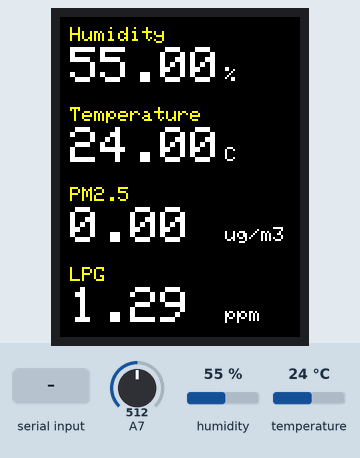
Bench run of a sketch on a simulated Arduino Mega 2560, built with avr-gcc and run on an emulated ATmega2560. On the bench: 240×320 colour display. Inputs (shaded band) come from the test bench; at power-on: humidity 55 %, A7 = 512, temperature 24 °C. The modem accepts every AT command (registered, SIM ready, sends succeed) and sends nothing else; what the sketch prints to the serial monitor is not drawn.

Above: at 1.4 s.
1.5 s: humidity set to 68 %
At 3.5 s:
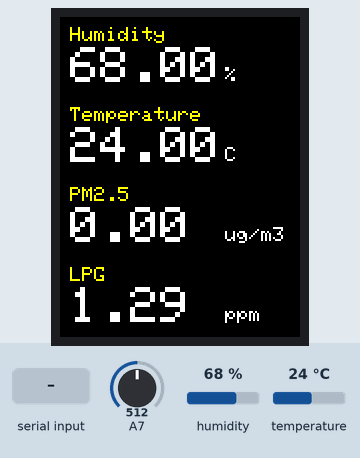
3.8 s: A7 set to 0
At 4.6 s:
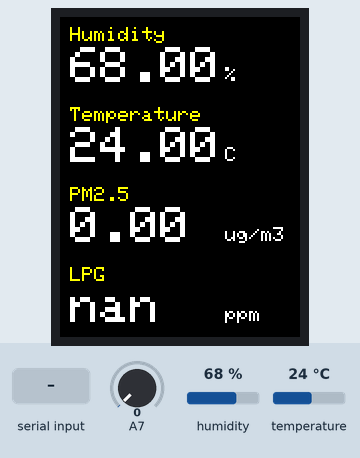
5.3 s: temperature set to 7 °C
At 7.3 s:
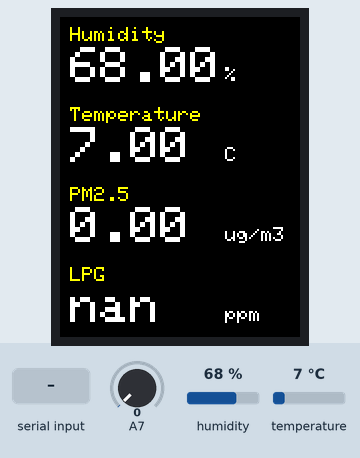
7.9 s: A7 set to 18
At 8.4 s:
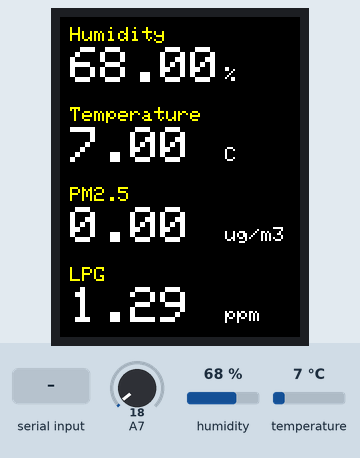
9.4 s: humidity set to 22 %
At 11.6 s:
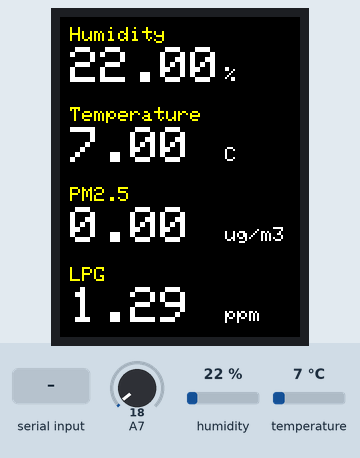
12.0 s: "1\n" received over the second serial link
Timing chart, 0 to 15.0 s (numbered marks = the images above; inputs shaded):
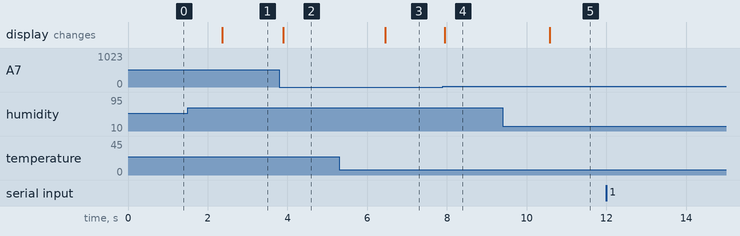

The sketch:

AirBox.ino
```cpp
#include <stdio.h>
#include <math.h>
#include <SoftwareSerial.h>
#include <AltSoftSerial.h>

// TFT
#include "SPI.h"
#include "Adafruit_GFX.h"
#include "Adafruit_ILI9341.h"

// DHT22
#include "DHT.h"

// TFT
#define TFT_RST 2
#define TFT_DC 3
#define TFT_CS 4
#define TFT_MOSI 6
#define TFT_MISO 7
#define TFT_CLK 8

// DHT22
#define DHTTYPE DHT22
#define DHTPIN 16

// G3
#define G3_RX 14
#define G3_TX 15

// MQ9
#define MQ9PIN 23

// TFT
Adafruit_ILI9341 tft = Adafruit_ILI9341(TFT_CS, TFT_DC, TFT_MOSI, TFT_CLK, TFT_RST, TFT_MISO);

// DHT22
DHT dht(DHTPIN, DHTTYPE);
float humidity;
float temperature;

// G3
SoftwareSerial G3(G3_RX, G3_TX);
long pmcf10;
long pmcf25;
long pmcf100;
long pmat10;
long pmat25;
long pmat100;

// MQ9
float sensorValue;
float sensorVolt;
float RS;
float R0;
float ratio;
float ppm;

// serial communication
// first byte:
//   0x00 -> humidity
//   0x01 -> temperature
//   0x02 -> pmat25
//   0x03 -> ppm
// the rest 4 bytes:
//   actual value * 100
byte packet[5];

// Speech
// Note: When multiple SoftwareSerial exists, only one can communicate at a time.
//       The Speech module will always blocking and will not work with G3 sensor.
//       We have to use AltSoftSerial.
//       AltSoftSerial uses RX: 13 TX: 5 in 7688 like Arduino Leonardo and Yun.
AltSoftSerial Speech;

const char *voiceBuffer[] = {
    "Turn on the light",
    "Turn off the light",
    "Play music",
    "Pause",
    "Next",
    "Previous",
    "Up",
    "Down",
    "Turn on the TV",
    "Turn off the TV",
    "Increase temperature",
    "Decrease temperature",
    "What's the time",
    "Open the door",
    "Close the door",
    "Left",
    "Right",
    "Stop",
    "Start",
    "Mode 1",
    "Mode 2",
    "Go",
};
char cmd;

void setup() {
  tft.begin();
  dht.begin();
  G3.begin(9600);

  // Speech
  Speech.begin(9600);
  Speech.listen();
  Serial.println("speech on");

  // Debug Serial
  Serial.begin(9600);

  // to MPU
  Serial1.begin(57600);

  // Initial TFT Screen
  tft.fillScreen(ILI9341_BLACK);
}

void loop() {

  // Read humidity
  humidity = dht.readHumidity();
  if (!isnan(humidity)) {
    showText(10, 10, "Humidity", humidity, "%");
    sendValue(0x00, humidity);
  }

  // Read temperature as Celsius
  temperature = dht.readTemperature();
  if (!isnan(temperature)) {
    showText(10, 90, "Temperature", temperature, "C");
    sendValue(0x01, temperature);
  }

  // Read G3 PM2.5
  pmcf10 = 0;
  pmcf25 = 0;
  pmcf100 = 0;
  pmat10 = 0;
  pmat25 = 0;
  pmat100 = 0;
  readG3(pmcf10, pmcf25, pmcf100, pmat10, pmat25, pmat100);
  showText(10, 170, "PM2.5", pmat25, "ug/m3");
  sendValue(0x02, pmat25);

  // Read MQ9
  sensorValue = analogRead(MQ9PIN);
  sensorVolt = sensorValue / 1024 * 5.0;
  RS = (5.0 - sensorVolt) / sensorVolt;
  R0 = RS / 9.9;
  ratio = RS / R0;
  ppm = pow(10, (log10(ratio) * -2.6) + 2.7);
  showText(10, 250, "LPG", ppm, "ppm");
  sendValue(0x03, ppm);

  // Speech
  if (Speech.available()) {
    cmd = Speech.read();
    Serial.println("*********************************");
    Serial.println(voiceBuffer[cmd - 1]);
    Serial.println("*********************************");
    sendValue(0x04, cmd);
  }

  //delay(5000);
}

void showText(int x, int y, char* caption, float value, char* unit) {
  tft.setCursor(x, y);
  tft.setTextColor(ILI9341_YELLOW);
  tft.setTextSize(2);
  tft.println(caption);
  Serial.print(caption);
  Serial.print(": ");

  tft.setCursor(x, y + 20);
  tft.fillRect(x, y + 20, 145, 35, ILI9341_BLACK);
  tft.setTextColor(ILI9341_WHITE);
  tft.setTextSize(5);
  tft.println(value);
  Serial.print(value);

  tft.setCursor(x + 155, y + 40);
  tft.setTextColor(ILI9341_WHITE);
  tft.setTextSize(2);
  tft.println(unit);
  Serial.print(" ");
  Serial.println(unit);
}

void sendValue(byte id, float value) {
  long v = (long) (value * 100);
  packet[0] = id;
  packet[1] = v >> 24 & 0xFF;
  packet[2] = v >> 16 & 0xFF;
  packet[3] = v >> 8 & 0xFF;
  packet[4] = v & 0xFF;
  Serial1.write(packet, 5);
}
```

G3.ino
```cpp
#define G3_DEBUG 0

void readG3(
    long &pmcf10,
    long &pmcf25,
    long &pmcf100,
    long &pmat10,
    long &pmat25,
    long &pmat100
  ) {

  if (G3_DEBUG) {
    Serial.println("readG3");
  }
  int count = 0;

  // read buffer
  while (G3.available()) {
    unsigned char c = G3.read();
    unsigned char high;
    if((count == 0 && c != 0x42) || (count == 1 && c != 0x4D)) {
      Serial.println("check G3 failed");
      break;
    }
    if (count > 15) {
      if (G3_DEBUG) {
        Serial.println("complete");
      }
      break;
    } else if(count == 4 || count == 6 || count == 8 || count == 10 || count == 12 || count == 14) {
      high = c;
    } else if (count == 5) {
      pmcf10 = 256 * high + c;
      if (G3_DEBUG) {
        Serial.print("CF=1, PM1.0=");
        Serial.print(pmcf10);
        Serial.println(" ug/m3");
      }
    } else if (count == 7) {
      pmcf25 = 256 * high + c;
      if (G3_DEBUG) {
        Serial.print("CF=1, PM2.5=");
        Serial.print(pmcf25);
        Serial.println(" ug/m3");
      }
    } else if (count == 9) {
      pmcf100 = 256 * high + c;
      if (G3_DEBUG) {
        Serial.print("CF=1, PM10=");
        Serial.print(pmcf100);
        Serial.println(" ug/m3");
      }
    } else if (count == 11) {
      pmat10 = 256 * high + c;
      if (G3_DEBUG) {
        Serial.print("atmosphere, PM1.0=");
        Serial.print(pmat10);
        Serial.println(" ug/m3");
      }
    } else if (count == 13) {
      pmat25 = 256 * high + c;
      if (G3_DEBUG) {
        Serial.print("atmosphere, PM2.5=");
        Serial.print(pmat25);
        Serial.println(" ug/m3");
      }
    } else if (count == 15) {
      pmat100 = 256 * high + c;
      if (G3_DEBUG) {
        Serial.print("atmosphere, PM10=");
        Serial.print(pmat100);
        Serial.println(" ug/m3");
      }
    }
    count++;
  }

  // clean up the buffer
  while (G3.available()) {
    G3.read();
  }

  if (G3_DEBUG) {
    Serial.println("end readG3");
  }
}
```

Measured:
- after the input at 1.5 s, the display: changes after 0.87 s (image 1)
- after the input at 3.8 s, the display: changes after 0.10 s (image 2)
- after the input at 5.3 s, the display: changes after 1.2 s (image 3)
- after the input at 7.9 s, the display: changes after 0.05 s (image 4)
- after the input at 9.4 s, the display: changes after 1.2 s (image 5)
- after the input at 12.0 s, every drawn part: stays the same
